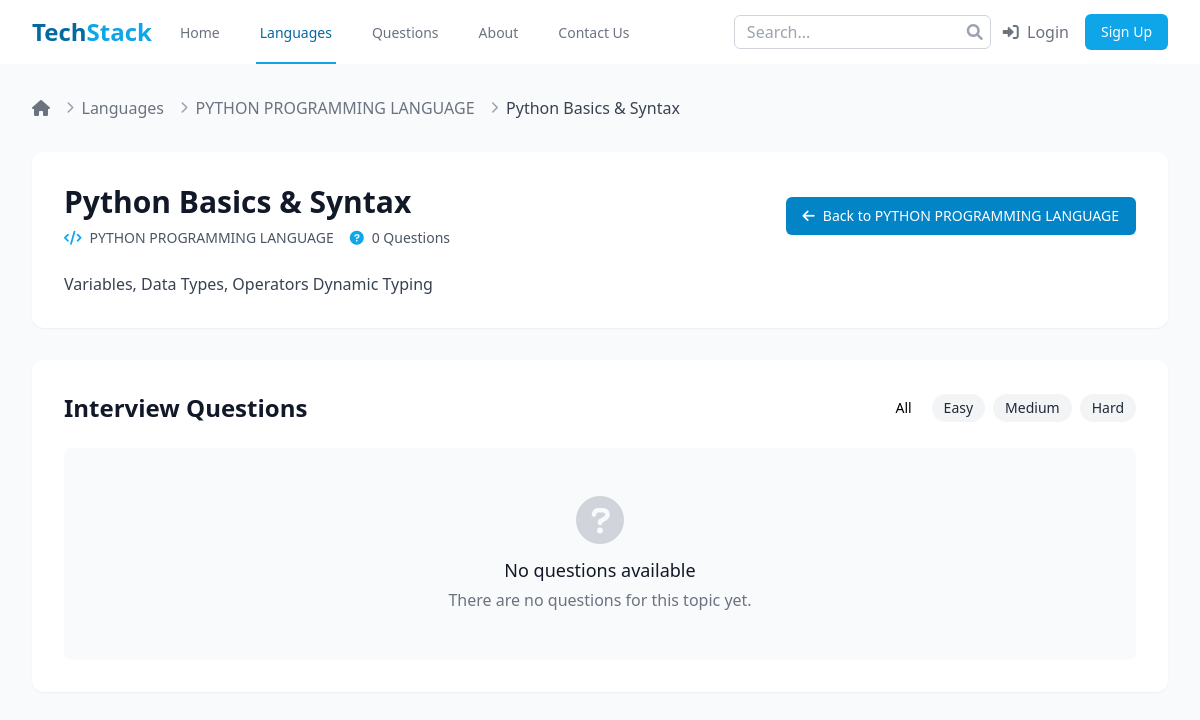
Screenshot of /languages/python-programming-language/topic/python-basics-syntax/ with the database file from the repository.
### languages/models.py (models this page shows, shortened)
class Language(models.Model):
    name = models.CharField(max_length=100)
    slug = models.SlugField(unique=True, blank=True)
    description = models.TextField()
    logo = models.ImageField(upload_to='languages/logos/', blank=True, null=True)
    created_at = models.DateTimeField(auto_now_add=True)
    updated_at = models.DateTimeField(auto_now=True)
    is_featured = models.BooleanField(default=False)
    class Meta:
        ordering = ['name']

class Topic(models.Model):
    name = models.CharField(max_length=100)
    slug = models.SlugField(unique=True, blank=True)
    language = models.ForeignKey(Language, on_delete=models.CASCADE, related_name='topics')
    description = models.TextField()

### languages/views.py (the view)
# urls.py: path('<slug:lang_slug>/topic/<slug:topic_slug>/', views.topic_detail, name='topic_detail'),
def topic_detail(request, lang_slug, topic_slug):
    language = get_object_or_404(Language, slug=lang_slug)
    topic = get_object_or_404(Topic, slug=topic_slug, language=language)
    questions = Question.objects.filter(topics=topic, is_approved=True)
    context = {
        'language': language,
        'topic': topic,
        'questions': questions,
    }
    return render(request, 'languages/topic_detail.html', context)

### templates/languages/topic_detail.html (shortened to what this page needs)
{% extends 'base.html' %}
{% block content %}
<div class="bg-gray-50 min-h-screen">
    <div class="max-w-7xl mx-auto py-8 px-4 sm:px-6 lg:px-8">
        <nav class="flex mb-8" aria-label="Breadcrumb">
            <ol class="flex items-center space-x-2">
                <li>
                    <a href="{% url 'home' %}" class="text-gray-500 hover:text-gray-700 transition-colors">
                        <i class="fas fa-home"></i>
                    </a>
                </li>
                <li>
                    <div class="flex items-center">
                        <i class="fas fa-chevron-right text-gray-400 text-xs mx-2"></i>
                        <a href="{% url 'language_list' %}" class="text-gray-500 hover:text-gray-700 transition-colors">
                            Languages
                        </a>
                    </div>
                </li>
                <li>
                    <div class="flex items-center">
                        <i class="fas fa-chevron-right text-gray-400 text-xs mx-2"></i>
                        <a href="{% url 'language_detail' language.slug %}" class="text-gray-500 hover:text-gray-700 transition-colors">
                            {{ language.name }}
                        </a>
                    </div>
                </li>
                <li>
                    <div class="flex items-center">
                        <i class="fas fa-chevron-right text-gray-400 text-xs mx-2"></i>
                        <span class="text-gray-700 font-medium">
                            {{ topic.name }}
                        </span>
                    </div>
                </li>
            </ol>
        </nav>
        <div class="bg-white rounded-xl shadow-sm p-8 mb-8">
            <div class="flex flex-col md:flex-row md:items-center md:justify-between">
                <div>
                    <h1 class="text-3xl font-bold text-gray-900">
                        {{ topic.name }}
                    </h1>
                    <div class="mt-2 flex flex-wrap gap-4">
                        <div class="flex items-center text-sm text-gray-600">
                            <i class="fas fa-code mr-2 text-primary-500"></i>
                            {{ language.name }}
                        </div>
                        <div class="flex items-center text-sm text-gray-600">
                            <i class="fas fa-question-circle mr-2 text-primary-500"></i>
                            {{ questions.count }} Questions
                        </div>
                    </div>
                </div>
                <div class="mt-4 md:mt-0">
                    <a href="{% url 'language_detail' language.slug %}" class="inline-flex items-center px-4 py-2 border border-transparent rounded-md shadow-sm text-sm font-medium text-white bg-primary-600 hover:bg-primary-700 focus:outline-none focus:ring-2 focus:ring-offset-2 focus:ring-primary-500 transition-colors">
                        <i class="fas fa-arrow-left mr-2"></i>
                        Back to {{ language.name }}
                    </a>
                </div>
            </div>
            <div class="mt-6 prose max-w-none">
                <p class="text-gray-700">
                    {{ topic.description }}
                </p>
            </div>
        </div>
        <div class="bg-white rounded-xl shadow-sm p-8">
            <div class="flex items-center justify-between mb-6">
                <h2 class="text-2xl font-bold text-gray-900">Interview Questions</h2>
                <div class="flex gap-2">
                    <button id="filter-all" class="difficulty-filter px-3 py-1 text-sm font-medium rounded-full bg-gray-100 text-gray-800 hover:bg-gray-200 transition-colors active">All</button>
                    <button id="filter-easy" class="difficulty-filter px-3 py-1 text-sm font-medium rounded-full bg-gray-100 text-gray-800 hover:bg-green-100 hover:text-green-800 transition-colors">Easy</button>
                    <button id="filter-medium" class="difficulty-filter px-3 py-1 text-sm font-medium rounded-full bg-gray-100 text-gray-800 hover:bg-yellow-100 hover:text-yellow-800 transition-colors">Medium</button>
                    <button id="filter-hard" class="difficulty-filter px-3 py-1 text-sm font-medium rounded-full bg-gray-100 text-gray-800 hover:bg-red-100 hover:text-red-800 transition-colors">Hard</button>
                </div>
            </div>
            {% if questions %}
                <div class="space-y-4" id="questions-container">
                    {% for question in questions %}
                        <div class="bg-white border border-gray-200 rounded-lg overflow-hidden question-card" data-difficulty="{{ question.difficulty }}">
                            <div class="p-6">
                                <div class="flex items-center justify-between mb-3">
                                    <h3 class="text-lg font-semibold text-gray-900">
                                        <a href="{% url 'question_detail' question.slug %}" class="hover:text-primary-600 transition-colors">
                                            {{ question.title }}
                                        </a>
                                    </h3>
                                    <span class="inline-flex items-center px-3 py-0.5 rounded-full text-sm font-medium
                                        {% if question.difficulty == 'easy' %}
                                            bg-green-100 text-green-800
                                        {% elif question.difficulty == 'medium' %}
                                            bg-yellow-100 text-yellow-800
                                        {% else %}
                                            bg-red-100 text-red-800
                                        {% endif %}
                                    ">
                                        {{ question.get_difficulty_display }}
                                    </span>
                                </div>
                                <p class="text-sm text-gray-500 mb-3">
                                    {{ question.category.name }} • Added {{ question.created_at|date:"M d, Y" }}
                                </p>
                                <p class="text-gray-700 mb-4">{{ question.content|truncatewords:30 }}</p>
                                <div class="flex justify-between items-center">
                                    <a href="{% url 'question_detail' question.slug %}" class="inline-flex items-center text-primary-600 hover:text-primary-700 font-medium transition-colors">
                                        Read more <i class="fas fa-arrow-right ml-1 text-xs"></i>
                                    </a>
                                    </div>
                                </div>
                            </div>
                        </div>
                    {% endfor %}
                </div>
            {% else %}
                <div class="text-center py-12 bg-gray-50 rounded-lg">
                    <i class="fas fa-question-circle text-5xl text-gray-300 mb-3"></i>
                    <h3 class="text-lg font-medium text-gray-900 mb-1">No questions available</h3>
                    <p class="text-gray-500">There are no questions for this topic yet.</p>
                </div>
            {% endif %}
        </div>
    </div>
</div>
{% endblock %}

### templates/languages/topic_detail.html (style rules this page uses)
.difficulty-filter.active { background-color: rgba(var(--color-primary-100), 1); color: rgba(var(--color-primary-800), 1); }

### rows the page displays
Language: name "PYTHON PROGRAMMING LANGUAGE"
Topic: name "Python Basics & Syntax", description "Variables, Data Types, Operators Dynamic Typing"

### other values shown
{{ questions.count }} "0"
